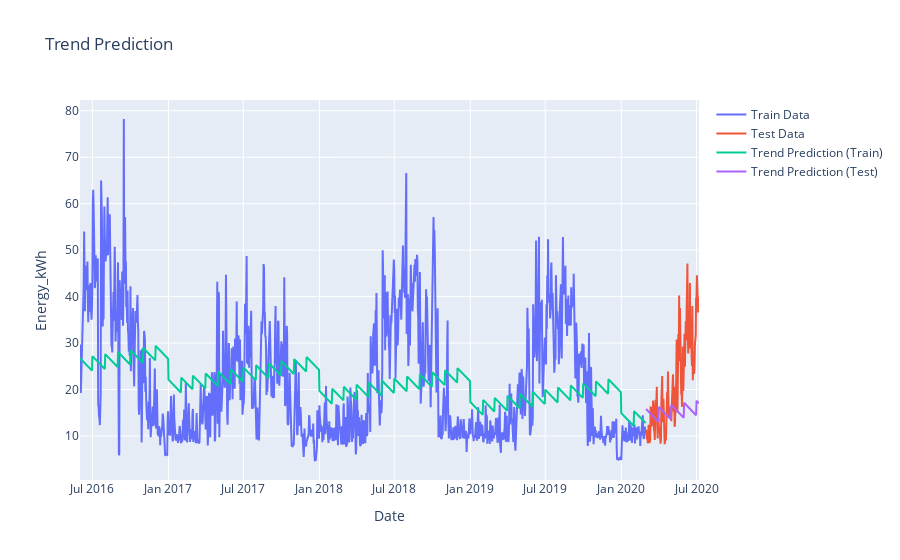

Notebook cell for this chart:
### Markdown cell above
Los valores de MAE obtenidos para el conjunto de entrenamiento y el conjunto de prueba indican que el modelo tiene un rendimiento aceptable, pero con margen para mejoras

### Code cell
# 3
fig = go.Figure()
fig.add_trace(go.Scatter(x=train_data['date'], y=y_train, mode='lines', name='Train Data'))
fig.add_trace(go.Scatter(x=test_data['date'], y=y_test, mode='lines', name='Test Data'))
fig.add_trace(go.Scatter(x=train_data['date'], y=train_data['trend_pred'], mode='lines', name='Trend Prediction (Train)'))
fig.add_trace(go.Scatter(x=test_data['date'], y=test_data['trend_pred'], mode='lines', name='Trend Prediction (Test)'))
fig.update_layout(title='Trend Prediction', xaxis_title='Date', yaxis_title='Energy_kWh')
fig.show()

### Figure 1 — Plotly figure (JSON) as saved in the notebook; plotly's stock layout.template omitted (floating-point values rounded to 4 significant figures; data arrays with more than 128 entries replaced by an {"elided": "..."} marker saying what was removed)
{"data": [{"mode": "lines", "name": "Train Data", "type": "scatter", "x": {"elided": "1369 str values"}, "y": {"elided": "1369 float values"}}, {"mode": "lines", "name": "Test Data", "type": "scatter", "x": {"elided": "129 str values"}, "y": {"elided": "129 float values"}}, {"mode": "lines", "name": "Trend Prediction (Train)", "type": "scatter", "x": {"elided": "1369 str values"}, "y": {"elided": "1369 float values"}}, {"mode": "lines", "name": "Trend Prediction (Test)", "type": "scatter", "x": {"elided": "129 str values"}, "y": {"elided": "129 float values"}}], "layout": {"title": {"text": "Trend Prediction"}, "xaxis": {"title": {"text": "Date"}}, "yaxis": {"title": {"text": "Energy_kWh"}}}}
